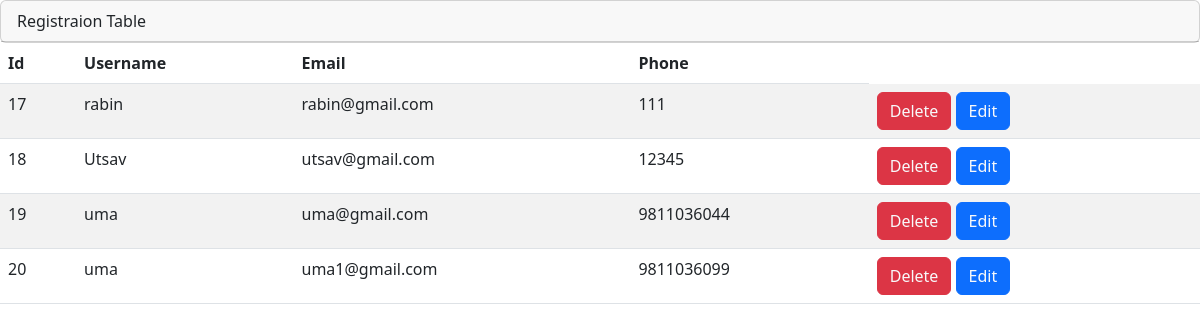
Page /register_table/ on the earlier database version.
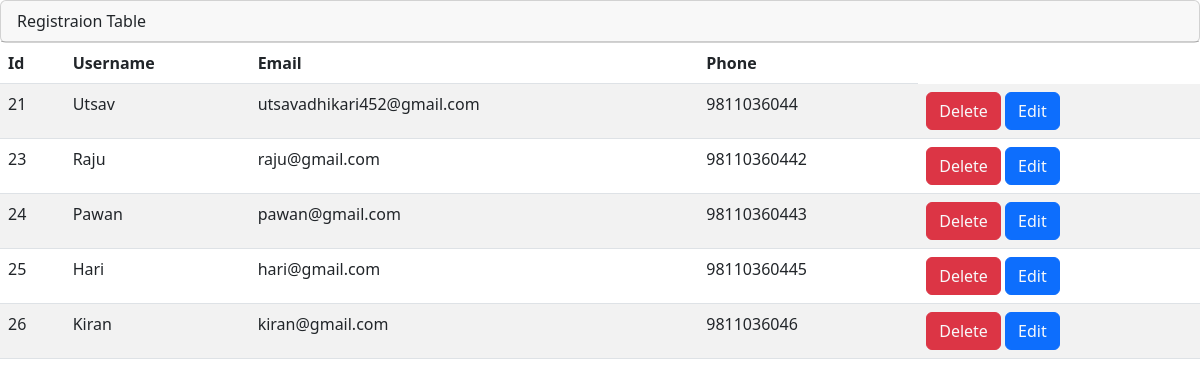
Same page on the later database version.
### mysite/models.py (models this page shows)
class Signup (models.Model):
    user_name = models.CharField("username",max_length=50)
    email = models.EmailField("email", max_length=50)
    phone = models.IntegerField("phone")
    password = models.CharField("password",max_length=20)

### mysite/views.py (the view)
# urls.py: path('register_table/',views.register_table, name='register_table'),
def register_table(request):
    objs = Signup.objects.all()
    return render(request,'admin/register_table.html',{'objs':objs})

### mysite/context_processors.py (called while the page is built)
def num_matches(request):
    current_user = Profile.objects.latest('id')
    users = Profile.objects.exclude(id=current_user.id)
    matching_users = []
    for user in users:
        if (
            user.budget - 500 <= current_user.budget <= user.budget + 500
            and user.currentL == current_user.currentL
        ):
            matching_users.append(user)
        elif user.smoking == current_user.smoking:
            matching_users.append(user)
    num_matches = len(matching_users)
    return {'num_matches': num_matches}

### templates/admin/register_table.html (shortened to what this page needs)
{% extends '../base/base.html' %}
{% load static %}
{%block content%}
  <div class="row">
    <div class="col-md-12">
      <div class="card">
        <div class="card-header">Registraion Table</div>
      </div>
      <div class="card-body">
        <div class="table-responsive">
          <table
                    id="example"
                    class="table table-striped data-table"
                    style="width: 100%"
                  >
                    <thead>
                      <tr >
                        <th>Id</th>
                        <th>Username</th>
                        <th>Email</th>
                        <th>Phone</th>
                      </tr>
                    </thead>
                    <tbody>
                      {% for obj in objs %}
                      <tr data-row-id="{{ obj.id }}">
                        <td>{{obj.id}}</td>
                        <td>{{obj.user_name}}</td>
                        <td>{{obj.email }}</td>
                        <td>{{obj.phone}}</td>
                        <td>
                            <span class="btn btn-danger text-light text-center" id="delete" data-id="{{obj.id}}">
                                  <a href="#" class="text-light text-decoration-none">
                                    Delete
                                  </a>
                            </span>
                            <span class="btn btn-primary text-light text-center">
                               <a href="{%url 'update'%}?email={{ obj.email }}" class="text-light text-decoration-none" data-id="{{obj.id}}">
                                Edit
                               </a>
                            </span>
                        </td>
                      </tr>
                      {% endfor %}
                    </tbody>
                  </table>
        </div>
      </div>
    </div>
  </div>
{%endblock%}

Differences in the rows shown:
removed Signup: id "17", user_name "rabin", email "rabin@gmail.com", phone "111"
removed Signup: id "18", user_name "Utsav", email "utsav@gmail.com", phone "12345"
removed Signup: id "19", user_name "uma", email "uma@gmail.com", phone "9811036044"
removed Signup: id "20", user_name "uma", email "uma1@gmail.com", phone "9811036099"
added Signup: id "21", user_name "Utsav", email "utsavadhikari452@gmail.com", phone "9811036044"
added Signup: id "23", user_name "Raju", email "raju@gmail.com", phone "98110360442"
added Signup: id "24", user_name "Pawan", email "pawan@gmail.com", phone "98110360443"
added Signup: id "25", user_name "Hari", email "hari@gmail.com", phone "98110360445"
added Signup: id "26", user_name "Kiran", email "kiran@gmail.com", phone "9811036046"
